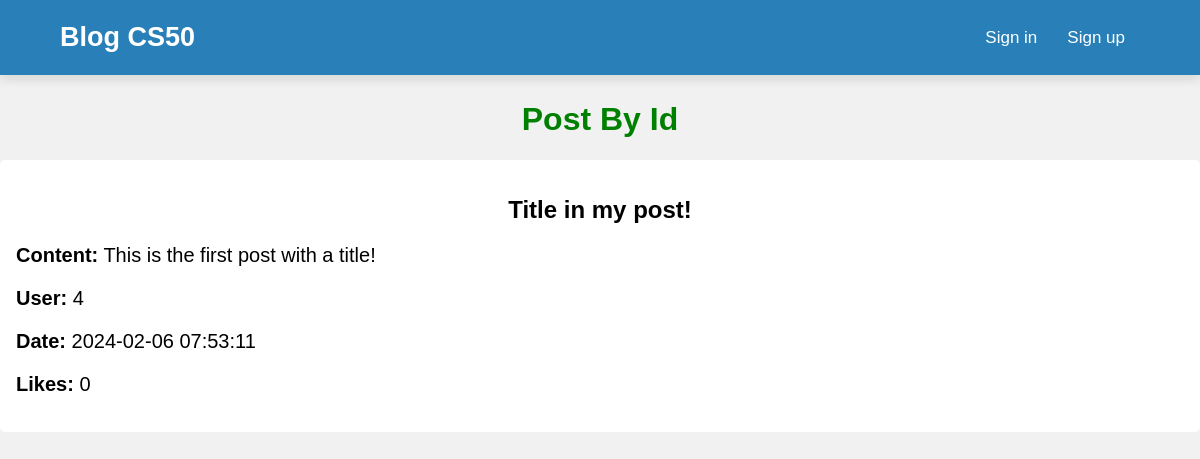
Screenshot of /post/2 with the database file from the repository.
### tables this page shows
CREATE TABLE posts (
    post_id INTEGER PRIMARY KEY AUTOINCREMENT,
    user_id INTEGER NOT NULL,
    title TEXT NOT NULL DEFAULT 'Default Title',
    content TEXT NOT NULL,
    likes INTEGER DEFAULT 0,
    created_at TIMESTAMP DEFAULT CURRENT_TIMESTAMP,
    FOREIGN KEY (user_id) REFERENCES users(id)
);

### app.py (the view)
@app.route("/post/<int:post_id>", methods=["GET"])
def view_post(post_id):
    post = db.execute("SELECT * FROM posts WHERE post_id = :post_id", post_id=post_id)
    return render_template("postById.html", post=post)

### templates/postById.html (shortened to what this page needs)
{% extends "layout.html" %}
{% block main %}
<div class="loginMain">
    <h1>Post By Id</h1>
    {% for post in post %}
    <div class="description">
        <h2>{{ post.title }}</h2>
        <p><strong>Content:</strong> {{ post.content }}</p>
        <p><strong>User:</strong> {{ post.user_id }}</p>
        <p><strong>Date:</strong> {{ post.created_at }}</p>
        <p><strong>Likes:</strong> {{ post.likes }}</p>
    </div>
    {% else %}
    <p>Post not found</p>
    {% endfor %}
</div>
{% endblock %}

### static/styles.css (style rules this page uses)
h1 { color: green; }
body { background-color: #f1f1f1; display: flex; flex-direction: column; font-size: 1rem; justify-content: center; font-family: Poppins, sans-serif; margin: 0; padding: 0; box-sizing: border-box; }
.loginMain { width: 100%; height: 80vh; position: relative; }
.loginMain h1, h2, h3 { text-align: center; }
.description { padding: 1rem; margin: 1rem auto; box-shadow: 0 3px 7px -1px(#000, .1); background-color: #fff; border-radius: 5px; max-width: 1200px; }
.description p { font-size: 20px; }

### rows the page displays
posts: title "Title in my post!", content "This is the first post with a title!", user_id "4", created_at "2024-02-06 07:53:11", likes "0"
